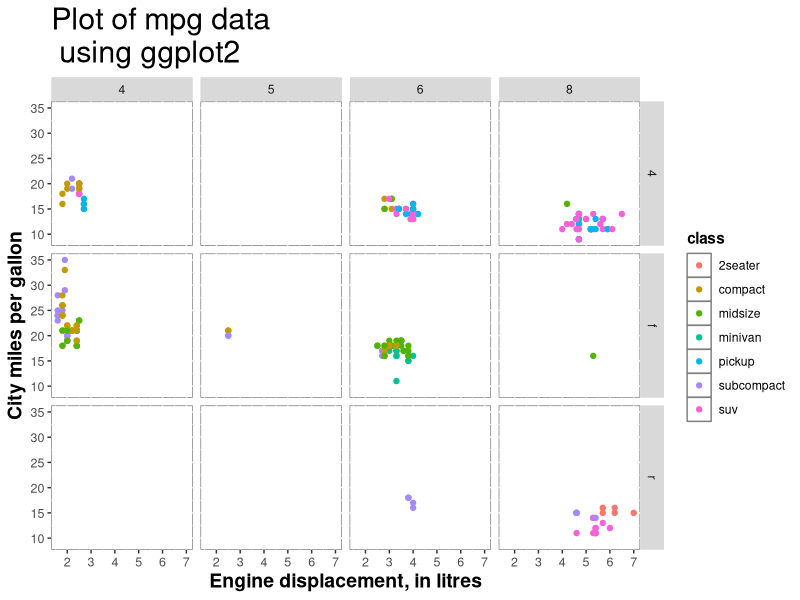
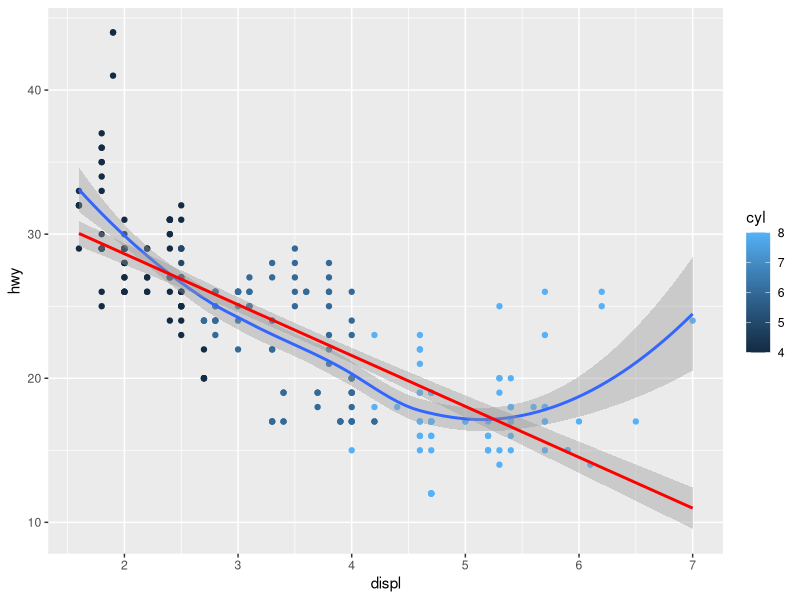

The R script that drew these images, in order:
## ---- chunk 1
knitr::opts_chunk$set(echo = FALSE, warning = FALSE, message = FALSE)
## ---- chunk 2
library(ggplot2) 
ggplot(data = mpg) +
  aes(x = displ, y = cty, colour = class) + 
  geom_point() +
  facet_grid(drv ~ cyl) +
  ggtitle("Plot of mpg data \n using ggplot2") +
  xlab("Engine displacement, in litres") + ylab("City miles per gallon") +
  theme(axis.text = element_text(size = 9),
               axis.title = element_text(size = 14, face = "bold"),
               plot.title = element_text(size = rel(2)),
               legend.title = element_text(face = "bold"),
               panel.background = element_rect(fill = "white", colour = "grey50"))  

## ---- chunk 3
ggplot(data = mpg) +
  aes(x = displ, y = hwy) + 
  geom_point(aes(colour = cyl)) + 
  # Default smoother is LOESS
  geom_smooth() +
  geom_smooth(method = "lm", colour = "red")
